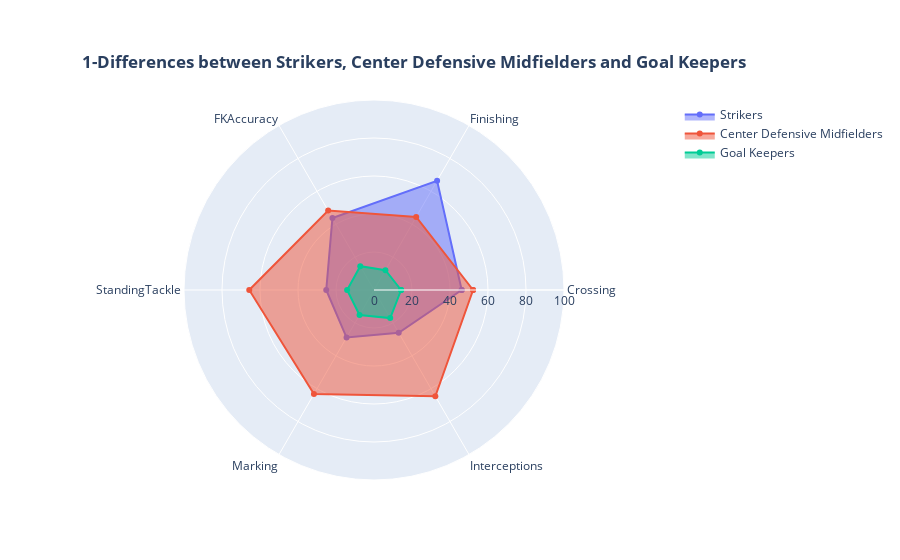

Notebook code for this chart:
### Code cell
trace5a = go.Scatterpolar(theta=['Crossing', 'Finishing', 'FKAccuracy', 
                                 'StandingTackle', 'Marking', 'Interceptions',
                                 'Crossing'
                                ],
                          r=df_skills[df_skills['Position'] == 'ST'][['Crossing', 'Finishing', 'FKAccuracy', 
                                                                     'StandingTackle', 'Marking', 'Interceptions',
                                                                     'Crossing'
                                                                    ]].values[0],
                          fill='toself',
                          name='Strikers'
                         )

trace5b = go.Scatterpolar(theta=['Crossing', 'Finishing', 'FKAccuracy', 
                                 'StandingTackle', 'Marking', 'Interceptions',
                                 'Crossing'
                                ],
                          r=df_skills[df_skills['Position'] == 'CDM'][['Crossing', 'Finishing', 'FKAccuracy', 
                                                                     'StandingTackle', 'Marking', 'Interceptions',
                                                                     'Crossing'
                                                                    ]].values[0],
                          fill='toself',
                          name='Center Defensive Midfielders'
                         )

trace5c = go.Scatterpolar(theta=['Crossing', 'Finishing', 'FKAccuracy', 
                                 'StandingTackle', 'Marking', 'Interceptions',
                                 'Crossing'
                                ],
                          r=df_skills[df_skills['Position'] == 'GK'][['Crossing', 'Finishing', 'FKAccuracy', 
                                                                     'StandingTackle', 'Marking', 'Interceptions',
                                                                     'Crossing'
                                                                    ]].values[0],
                          fill='toself',
                          name='Goal Keepers'
                         )

layout = go.Layout(polar=dict(radialaxis=dict(visible=True,
                                              range=[0, 100]
                                             )
                             
                             ),
                   showlegend=True,
                   title={
        'text': "<b>1-Differences between Strikers, Center Defensive Midfielders and Goal Keepers</b>",
        'y':0.9,
        'x':0.46,
        'xanchor': 'center',
        'yanchor': 'top'},
         xaxis=dict(title='<b><i>Work Rate</b></i>'),
         yaxis=dict(title='<b><i>Overall</b></i>'))

fig = go.Figure(data=[trace5a, trace5b, trace5c], layout=layout)
py.iplot(fig)

### Figure 1 — Plotly figure (JSON) as saved in the notebook; plotly's stock layout.template omitted (floating-point values rounded to 4 significant figures)
{"data": [{"fill": "toself", "name": "Strikers", "r": [46.15, 66.43, 43.77, 25.14, 28.89, 26.0, 46.15], "theta": ["Crossing", "Finishing", "FKAccuracy", "StandingTackle", "Marking", "Interceptions", "Crossing"], "type": "scatterpolar"}, {"fill": "toself", "name": "Center Defensive Midfielders", "r": [52.15, 44.41, 48.25, 65.66, 63.22, 64.57, 52.15], "theta": ["Crossing", "Finishing", "FKAccuracy", "StandingTackle", "Marking", "Interceptions", "Crossing"], "type": "scatterpolar"}, {"fill": "toself", "name": "Goal Keepers", "r": [14.26, 12.02, 14.46, 14.14, 15.22, 17.06, 14.26], "theta": ["Crossing", "Finishing", "FKAccuracy", "StandingTackle", "Marking", "Interceptions", "Crossing"], "type": "scatterpolar"}], "layout": {"polar": {"radialaxis": {"range": [0, 100], "visible": true}}, "showlegend": true, "title": {"text": "<b>1-Differences between Strikers, Center Defensive Midfielders and Goal Keepers</b>", "x": 0.46, "xanchor": "center", "y": 0.9, "yanchor": "top"}, "xaxis": {"title": {"text": "<b><i>Work Rate</b></i>"}}, "yaxis": {"title": {"text": "<b><i>Overall</b></i>"}}}}
